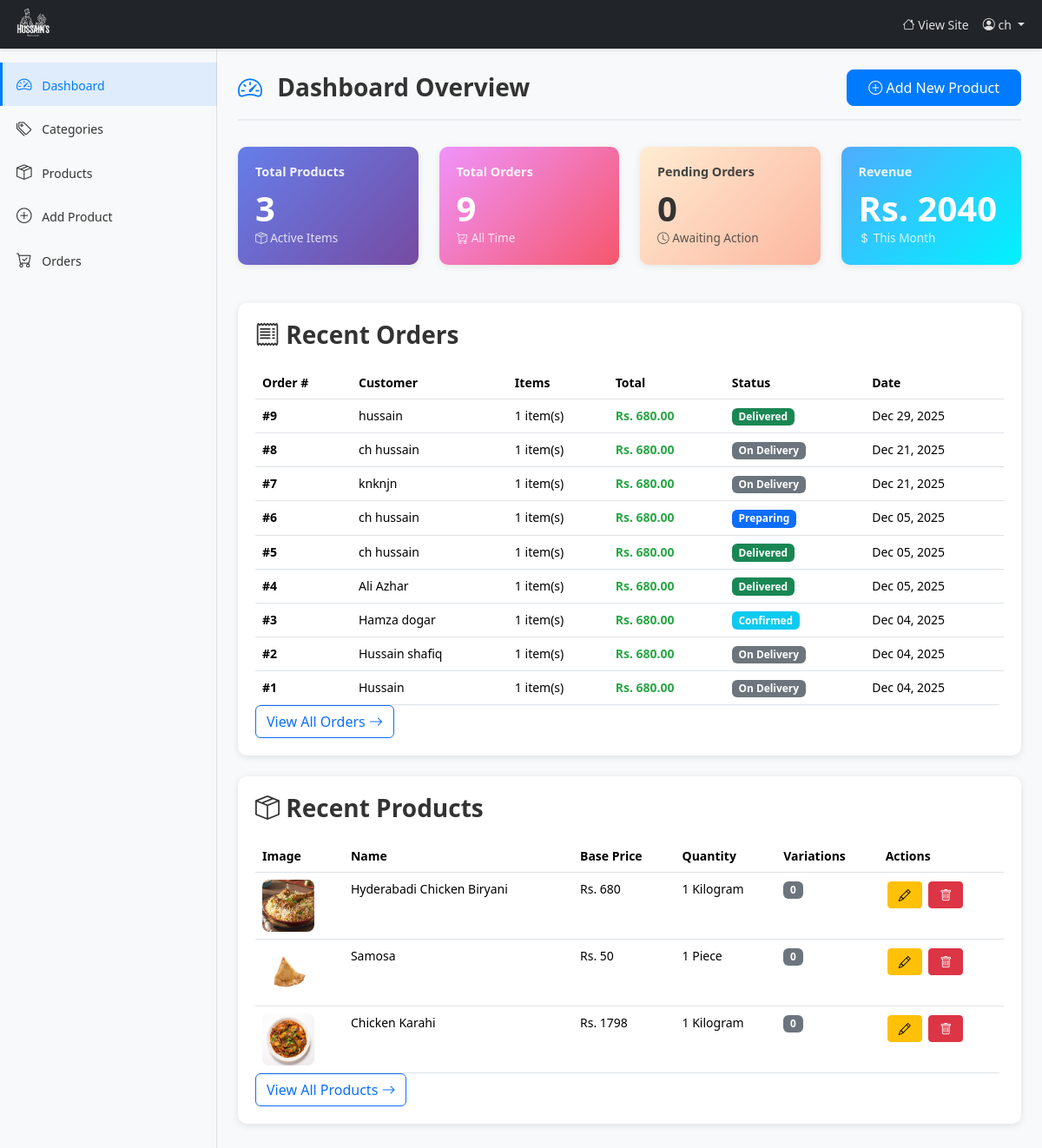
Before: /dashboard/ (signed in) with the older database file.
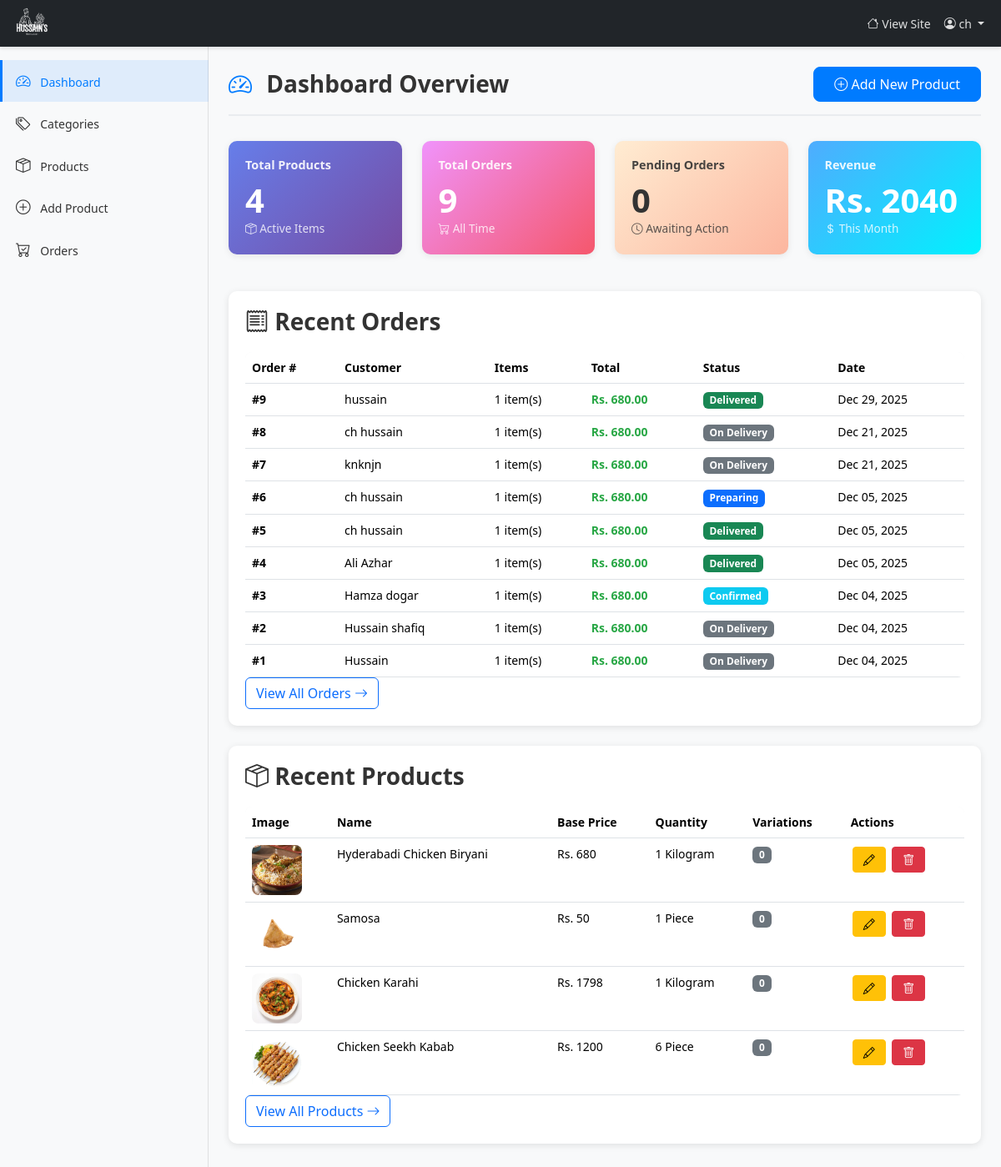
After: the same page with the newer database file.
### products/models.py (models this page shows, shortened)
class BaseModel(models.Model):
    created_at = models.DateTimeField(auto_now_add=True)
    updated_at = models.DateTimeField(auto_now=True)
    class Meta:
        abstract = True

class Order(BaseModel):
    STATUS_CHOICES = (
        ('pending', 'Pending'),
        ('confirmed', 'Confirmed'),
        ('preparing', 'Preparing'),
        ('on_delivery', 'On Delivery'),
        ('delivered', 'Delivered'),
        ('cancelled', 'Cancelled'),
    )
    PAYMENT_CHOICES = (
        ('cash_on_delivery', 'Cash on Delivery'),
    )
    customer = models.ForeignKey(CustomUser, on_delete=models.CASCADE, related_name='orders', null=True, blank=True)
    customer_name = models.CharField(max_length=200)
    customer_phone = models.CharField(max_length=15)
    customer_address = models.TextField()
    total_amount = models.DecimalField(max_digits=10, decimal_places=2)
    status = models.CharField(max_length=20, choices=STATUS_CHOICES, default='pending')
    payment_method = models.CharField(max_length=20, choices=PAYMENT_CHOICES, default='cash_on_delivery')
    delivery_time = models.DateTimeField(null=True, blank=True)
    notes = models.TextField(blank=True, null=True)
    class Meta:
        ordering = ['-created_at']

class Product(BaseModel):
    MEASURING_CHOICES = (
        ('KG', 'Kilogram'),
        ('ML', 'Milliliter'),
        ('L', 'Liter'),
        ('PIECE', 'Piece'),
        ('In','Inches'),
        ('NONE', 'None'),
    )
    category = models.ForeignKey(Category, on_delete=models.SET_NULL, null=True, blank=True, related_name='products')
    product_name = models.CharField(max_length=200)
    product_slug = models.SlugField(max_length=250, blank=True)
    product_description = models.TextField()
    product_price = models.IntegerField()
    product_demo_price = models.IntegerField()
    quantity = models.CharField(max_length=50, null=True, blank=True)
    product_measuring = models.CharField(max_length=100, choices=MEASURING_CHOICES, default='NONE')
    is_available = models.BooleanField(default=True, help_text="Is product available for ordering?")

class ProductImage(BaseModel):
    product = models.ForeignKey(Product, on_delete=models.CASCADE, related_name='images')
    product_image = models.ImageField(upload_to='products')

### products/views.py (the view)
# urls.py: path('dashboard/', views.restaurant_dashboard, name='restaurant_dashboard'),
@login_required(login_url='/login/')
def restaurant_dashboard(request):
    if not request.user.is_staff:
        messages.error(request, 'Access denied! Staff access required.')
        return redirect('home')
    products = Product.objects.all()
    recent_orders = Order.objects.all().order_by('-created_at')[:10]
    total_products = products.count()
    total_orders = Order.objects.count()
    pending_orders_count = Order.objects.filter(status='pending').count()
    total_revenue = Order.objects.filter(status='delivered').aggregate(total=Sum('total_amount'))['total'] or 0
    return render(request, 'restaurant/dashboard.html', {
        'products': products,
        'recent_orders': recent_orders,
        'total_products': total_products,
        'total_orders': total_orders,
        'pending_orders_count': pending_orders_count,
        'total_revenue': total_revenue,
    })

### products/templates/restaurant/dashboard.html (shortened to what the changed rows need)
{% extends "dashbase.html" %}
{% block content %}
<div class="page-header">
    <h1><i class="bi bi-speedometer2"></i> Dashboard Overview</h1>
</div>
<div class="row mb-4">
    <div class="col-md-3 col-sm-6">
        <div class="card stats-card bg-primary">
            <h5>Total Products</h5>
            <h2>{{ total_products }}</h2>
            <small><i class="bi bi-box-seam"></i> Active Items</small>
        </div>
    </div>
    <div class="col-md-3 col-sm-6">
        <div class="card stats-card bg-success">
            <h2>{{ total_orders }}</h2>
        </div>
    </div>
    <div class="col-md-3 col-sm-6">
        <div class="card stats-card bg-warning">
            <h2>{{ pending_orders_count }}</h2>
        </div>
    </div>
    <div class="col-md-3 col-sm-6">
        <div class="card stats-card bg-info">
            <h2>Rs. {{ total_revenue|floatformat:0 }}</h2>
        </div>
    </div>
</div>
<div class="dashboard-table mb-4">
    <div class="table-responsive">
        <table class="table table-hover">
            <thead>
                <tr>
                    <th>Order #</th>
                    <th>Customer</th>
                    <th>Items</th>
                    <th>Total</th>
                    <th>Status</th>
                    <th>Date</th>
                </tr>
            </thead>
            <tbody>
                {% for order in recent_orders %}
                <tr>
                    <td><strong>#{{ order.id }}</strong></td>
                    <td>{{ order.customer_name }}</td>
                    <td>{{ order.items.count }} item(s)</td>
                    <td><strong class="text-success">Rs. {{ order.total_amount }}</strong></td>
                    <td>
                        {% if order.status == 'pending' %}
                            <span class="badge bg-warning text-dark">Pending</span>
                        {% elif order.status == 'confirmed' %}
                            <span class="badge bg-info">Confirmed</span>
                        {% elif order.status == 'preparing' %}
                            <span class="badge bg-primary">Preparing</span>
                        {% elif order.status == 'on_delivery' %}
                            <span class="badge bg-secondary">On Delivery</span>
                        {% elif order.status == 'delivered' %}
                            <span class="badge bg-success">Delivered</span>
                        {% elif order.status == 'cancelled' %}
                            <span class="badge bg-danger">Cancelled</span>
                        {% endif %}
                    </td>
                    <td>{{ order.created_at|date:"M d, Y" }}</td>
                </tr>
                {% endfor %}
            </tbody>
        </table>
    </div>
</div>
<div class="dashboard-table mb-4">
    <div class="table-responsive">
        <table class="table table-hover">
            <thead>
                <tr>
                    <th>Image</th>
                    <th>Name</th>
                    <th>Base Price</th>
                    <th>Quantity</th>
                    <th>Variations</th>
                    <th>Actions</th>
                </tr>
            </thead>
            <tbody>
                {% for product in products|slice:":5" %}
                <tr>
                    <td>
                        {% if product.images.first %}
                            <img src="{{ product.images.first.product_image.url }}" alt="{{ product.product_name }}" class="product-thumbnail">
                        {% else %}
                            <img src="https://via.placeholder.com/60" alt="No image" class="product-thumbnail">
                        {% endif %}
                    </td>
                    <td>{{ product.product_name }}</td>
                    <td>Rs. {{ product.product_price }}</td>
                    <td>{{ product.quantity }} {{ product.get_product_measuring_display }}</td>
                    <td>
                        {% if product.variations.count > 0 %}
                            <span class="badge bg-success">{{ product.variations.count }}</span>
                        {% else %}
                            <span class="badge bg-secondary">0</span>
                        {% endif %}
                    </td>
                    <td class="action-buttons">
                        <a href="{% url 'edit_product' product.product_slug %}" class="btn btn-sm btn-warning">
                            <i class="bi bi-pencil"></i>
                        </a>
                        <a href="{% url 'delete_product' product.product_slug %}" class="btn btn-sm btn-danger" onclick="return confirm('Are you sure?')">
                            <i class="bi bi-trash"></i>
                        </a>
                    </td>
                </tr>
                {% endfor %}
            </tbody>
        </table>
    </div>
</div>
{% endblock %}

Changed rows visible on the page:
added Product: images.first.product_image (picture), product_name "Chicken Seekh Kabab", product_price "1200", quantity "6", product_measuring "Piece"
Other visible differences:
{{ total_products }}: "3" → "4"
